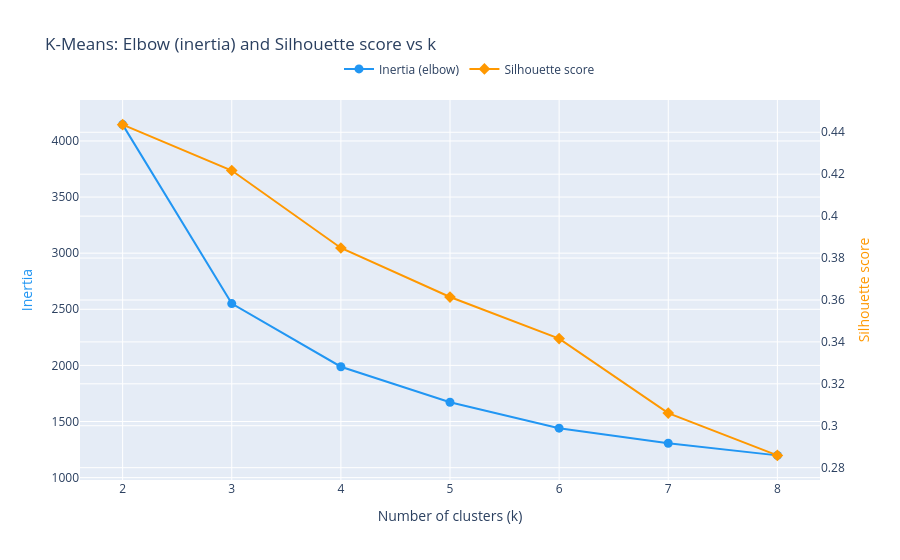

Notebook code for this chart:
### Code cell
fig = go.Figure()

fig.add_trace(go.Scatter(
    x=ks, y=inertias,
    name="Inertia (elbow)",
    mode="lines+markers",
    marker=dict(symbol="circle", size=9),
    line=dict(color="#2196F3", width=2),
    yaxis="y1",
))
fig.add_trace(go.Scatter(
    x=ks, y=silhouettes,
    name="Silhouette score",
    mode="lines+markers",
    marker=dict(symbol="diamond", size=9),
    line=dict(color="#FF9800", width=2),
    yaxis="y2",
))

fig.update_layout(
    title="K-Means: Elbow (inertia) and Silhouette score vs k",
    xaxis=dict(title="Number of clusters (k)", tickmode="array", tickvals=ks),
    yaxis=dict(title=dict(text="Inertia", font=dict(color="#2196F3"))),
    yaxis2=dict(
        title=dict(text="Silhouette score", font=dict(color="#FF9800")),
        overlaying="y",
        side="right",
    ),
    legend=dict(x=0.35, y=1.12, orientation="h"),
)
fig.show()

### Figure 1 — Plotly figure (JSON) as saved in the notebook; plotly's stock layout.template omitted (floating-point values rounded to 4 significant figures)
{"data": [{"line": {"color": "#2196F3", "width": 2}, "marker": {"size": 9, "symbol": "circle"}, "mode": "lines+markers", "name": "Inertia (elbow)", "type": "scatter", "x": [2, 3, 4, 5, 6, 7, 8], "y": [4145.0, 2551.0, 1988.0, 1672.0, 1441.0, 1306.0, 1198.0], "yaxis": "y"}, {"line": {"color": "#FF9800", "width": 2}, "marker": {"size": 9, "symbol": "diamond"}, "mode": "lines+markers", "name": "Silhouette score", "type": "scatter", "x": [2, 3, 4, 5, 6, 7, 8], "y": [0.4437, 0.4218, 0.3848, 0.3614, 0.3416, 0.306, 0.2859], "yaxis": "y2"}], "layout": {"legend": {"orientation": "h", "x": 0.35, "y": 1.12}, "title": {"text": "K-Means: Elbow (inertia) and Silhouette score vs k"}, "xaxis": {"tickmode": "array", "tickvals": [2, 3, 4, 5, 6, 7, 8], "title": {"text": "Number of clusters (k)"}}, "yaxis": {"title": {"font": {"color": "#2196F3"}, "text": "Inertia"}}, "yaxis2": {"overlaying": "y", "side": "right", "title": {"font": {"color": "#FF9800"}, "text": "Silhouette score"}}}}
